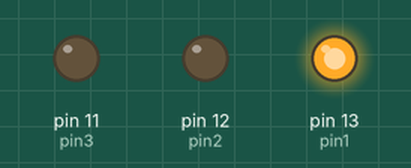
Bench run of a sketch on a simulated Arduino Uno, built with avr-gcc and run on an emulated ATmega328P. Shown: output pins drawn as LEDs (lit = HIGH).

Above: at 0.02 s.
At 0.72 s:
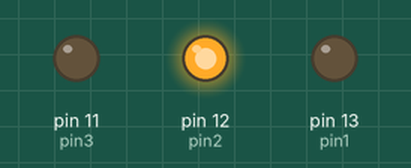
At 1.47 s:
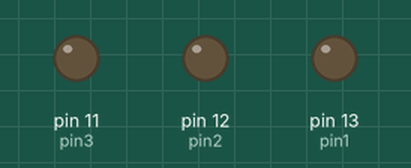
At 2.92 s:
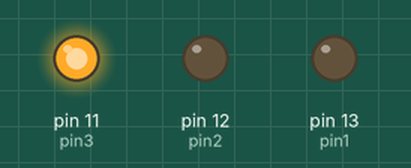
Timing chart, 0 to 3.2 s (numbered marks = the images above):
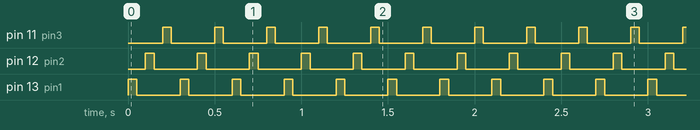

Measured:
- by itself, pin 11 (pin3), pin 12 (pin2), pin 13 (pin1): alternates HIGH for 0.05 s and LOW for 0.25 s

The sketch:

semaforo.ino
```cpp
// C++ code
//

int x = 50;
int y = 5;
int pin1 = 13;
int pin2 = 12;
int pin3 = 11;

void setup()
{
  pinMode(pin1, OUTPUT);
  pinMode(pin2, OUTPUT);
  pinMode(pin3, OUTPUT);
}

void loop()
{
  digitalWrite(pin1, HIGH);
  delay(x);
  digitalWrite(pin1, LOW);
  delay(x);
  digitalWrite(pin2, HIGH);
  delay(x);
  digitalWrite(pin2, LOW);
  delay(x);
  digitalWrite(pin3, HIGH);
  delay(x);
  digitalWrite(pin3, LOW);
  delay(x);

}
```
